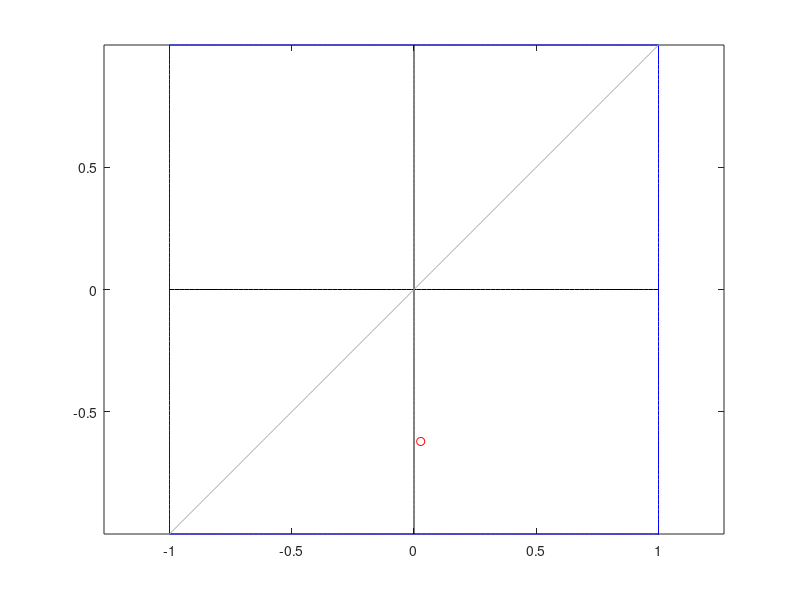

This figure's MATLAB source:
clear; close all; clc;

I_x = 21.13;
I_y = 7.864;
I_z = 21.345;
I_vect = [I_x; I_y; I_z];

k_yaw  = (I_z - I_y) / I_x;
k_roll = (I_z - I_x) / I_y;
k_pitch= (I_y - I_x) / I_z;

figure;
plot(linspace(-1,1,100), ones(100,1),'Color', 'b'); 
hold on
plot(linspace(-1,1,100), -ones(100,1),'Color', 'b');
plot(ones(100,1), linspace(-1,1,100), 'Color', 'b');
plot(-ones(100,1),linspace(-1,1,100),'Color', 'b');

plot(linspace(-1,1,100),zeros(100,1),  'Color', 'k');
plot(zeros(100,1),linspace(-1,1,100),'Color', 'k');
plot(linspace(-1,1,100),linspace(-1,1,100), 'Color', [.7 .7 .7], 'LineWidth', 0.5)
axis equal;
plot(k_roll, k_pitch, 'Marker', 'o', 'Color', 'r');